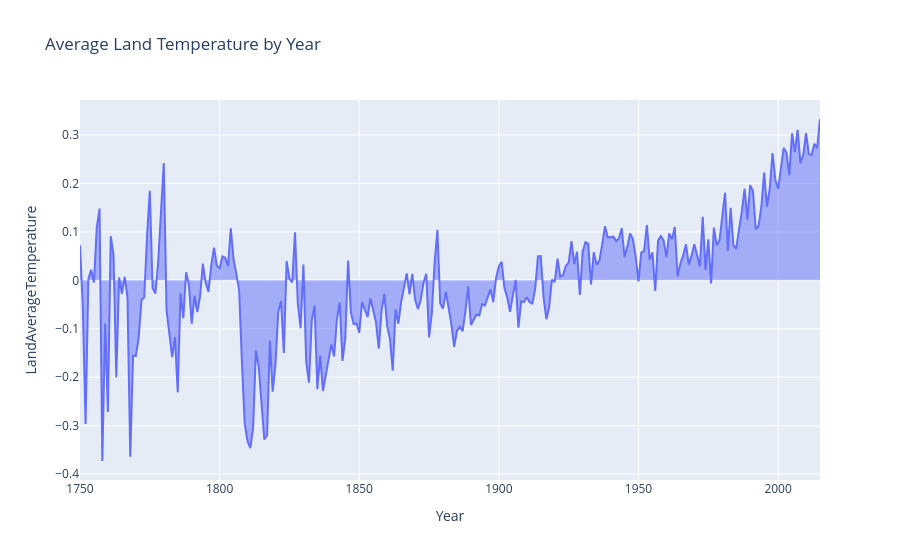

Notebook code for this chart:
### Markdown cell above
# Area chart using Plotly

### Code cell
yearly_temp = data.groupby(data['dt'].dt.year)['LandAverageTemperature'].mean().reset_index()
yearly_temp.columns = ['Year', 'LandAverageTemperature']

fig = px.area(
    yearly_temp,
    x='Year',
    y='LandAverageTemperature',
    title='Average Land Temperature by Year'
)
fig.show()

### Figure 1 — Plotly figure (JSON) as saved in the notebook; plotly's stock layout.template omitted (floating-point values rounded to 4 significant figures; data arrays with more than 128 entries replaced by an {"elided": "..."} marker saying what was removed)
{"data": [{"fillpattern": {"shape": ""}, "hovertemplate": "Year=%{x}<br>LandAverageTemperature=%{y}<extra></extra>", "legendgroup": "", "line": {"color": "#636efa"}, "marker": {"symbol": "circle"}, "mode": "lines", "name": "", "orientation": "v", "showlegend": false, "stackgroup": "1", "type": "scatter", "x": {"elided": "266 int values"}, "xaxis": "x", "y": {"elided": "266 float values"}, "yaxis": "y"}], "layout": {"legend": {"tracegroupgap": 0}, "title": {"text": "Average Land Temperature by Year"}, "xaxis": {"anchor": "y", "domain": [0, 1], "title": {"text": "Year"}}, "yaxis": {"anchor": "x", "domain": [0, 1], "title": {"text": "LandAverageTemperature"}}}}
